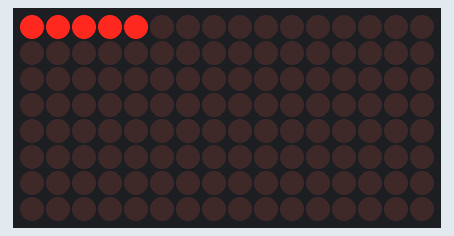
Simulated run of this sketch. Board: Arduino Uno, built with avr-gcc and run on an emulated ATmega328P. On the bench: 16×8 LED matrix.

Above: at 0.46 s.
At 3.23 s:
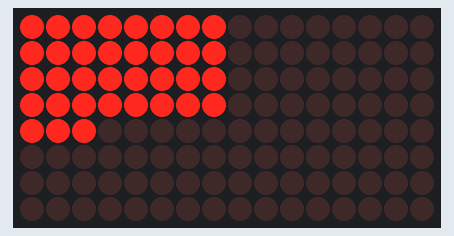
At 6.3 s:
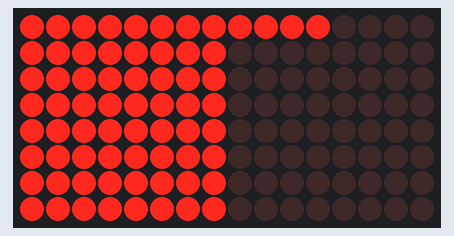
At 9.07 s:
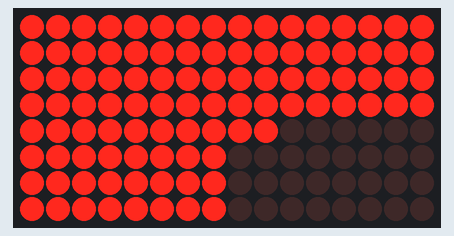
At 11.9 s:
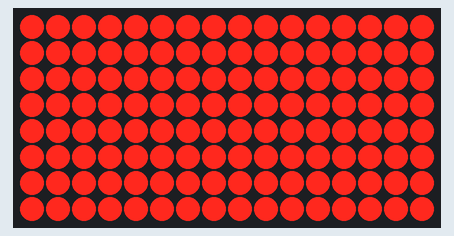
At 17.88 s:
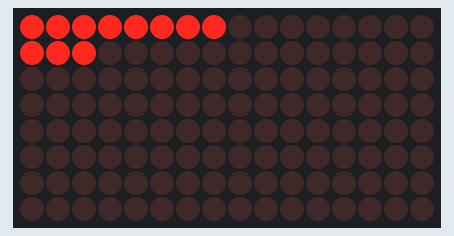

Measured:
- by itself, everything shown: repeats every 16.8 s, in 40 steps
- what the display in image 4 shows lasts 5.0 s, from 11.8 s to 16.8 s

The sketch:

segxelTesteLedsBasico.ino
```cpp
/*
 * LED test SEGXEL
 *
 * Turn on all leds on a single segxel panel
 *
 */

#include "LedControl.h"

/*
 pin 12 is connected to the DataIn
 pin 11 is connected to the CLK
 pin 10 is connected to LOAD
 We have only a single MAX72XX.
 */
LedControl lc=LedControl(12,11,10,2);

unsigned long delaytime=10;

void setup() {
   int devices=lc.getDeviceCount();
  for(int address=0;address<devices;address++) {
    lc.shutdown(address,false);
    lc.setIntensity(address,8);
    lc.clearDisplay(address);
  }
  lc.shutdown(0,false);
  lc.shutdown(1,false);
  lc.setIntensity(0,5);
  lc.setIntensity(1,5);
  lc.clearDisplay(0);
  lc.clearDisplay(1);
}

void single() {
  for(int row=0;row<8;row++) {
    for(int col=0;col<8;col++) {
      delay(delaytime);
      lc.setLed(0,row,col,true);
      delay(delaytime);
      for(int i=0;i<col;i++) {
        lc.setLed(0,row,col,false);
        delay(delaytime);
        lc.setLed(0,row,col,true);
        delay(delaytime);
      }
    }
  }
  for(int row=0;row<8;row++) {
    for(int col=0;col<8;col++) {
      delay(delaytime);
      lc.setLed(1,row,col,true);
      delay(delaytime);
      for(int i=0;i<col;i++) {
        lc.setLed(1,row,col,false);
        delay(delaytime);
        lc.setLed(1,row,col,true);
        delay(delaytime);
      }
    }
  }
}

void loop() {
  single();
  delay(5000);
  lc.clearDisplay(0);
  lc.clearDisplay(1);
}
```
